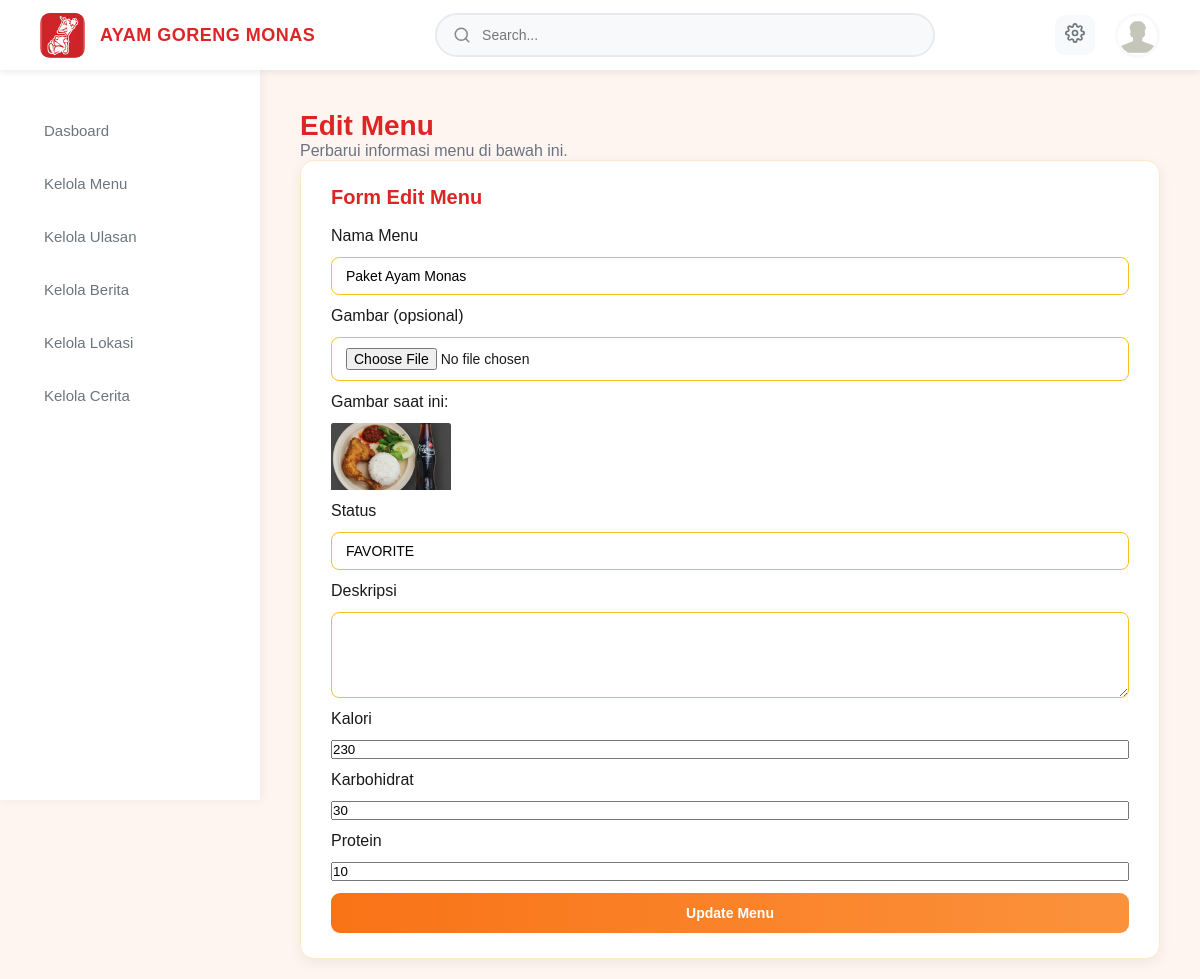
The app's page /Admin/menu/edit_menu.php?id=1, older data.
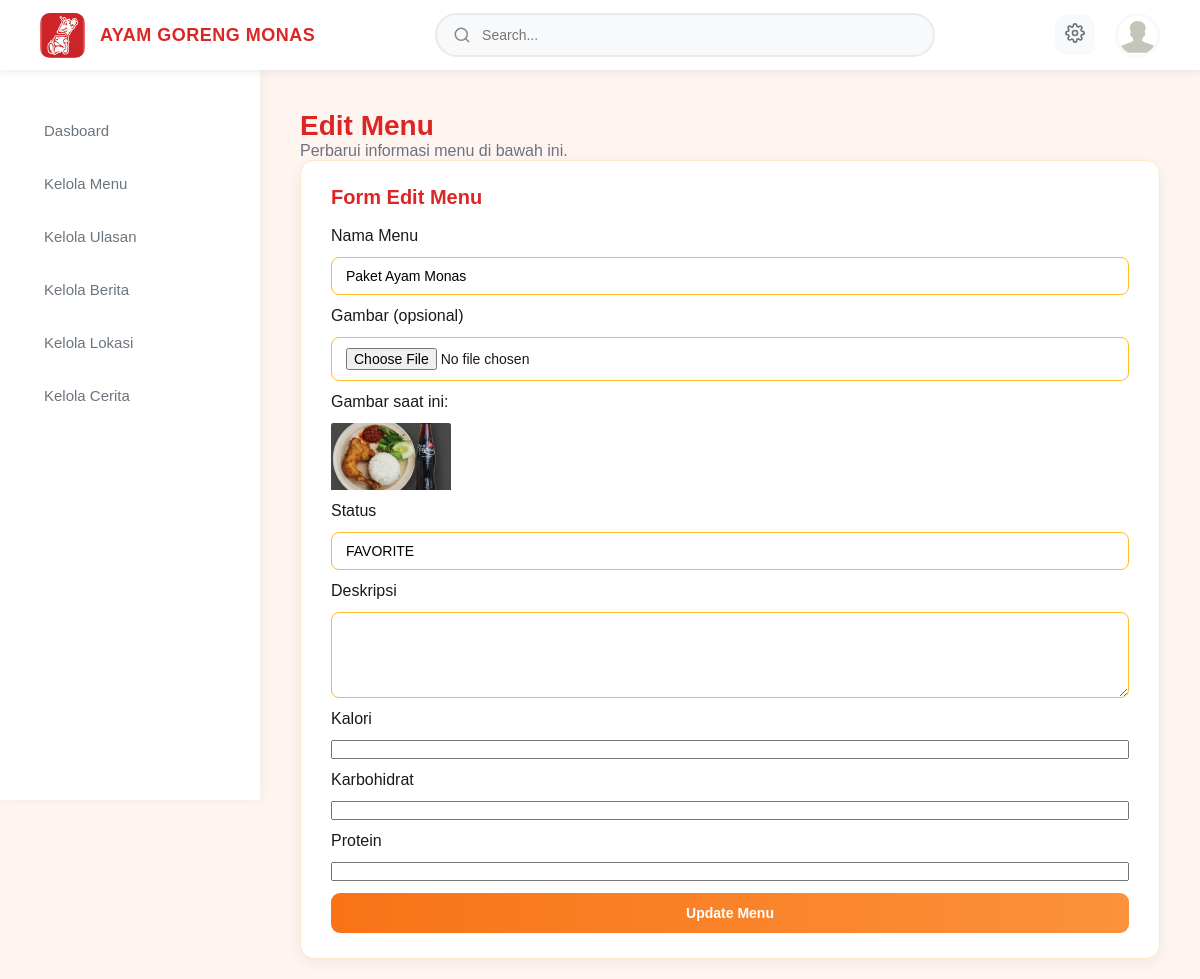
The same page, newer data.
### tables this page shows
CREATE TABLE menu (
    id INT AUTO_INCREMENT PRIMARY KEY,
    nama VARCHAR(50) NOT NULL,
    gambar VARCHAR(100) NOT NULL,
    status VARCHAR(20) DEFAULT NULL
);

### Admin/menu/edit_menu.php (the view, shortened to what this page needs)
<?php
$conn = mysqli_connect("localhost", "root", "", "ayamgoreng_monas");
if (isset($_GET['id'])) {
  $id = $_GET['id'];
  $result = mysqli_query($conn, "SELECT * FROM menu WHERE id = $id");
  $menu = mysqli_fetch_assoc($result);
}
?>
<!DOCTYPE html>
<html lang="en">
  <head>
    <link rel="stylesheet" href="../style_admin/manage_menu.css" />
  </head>
  <body>
    <?php
      include "../layout/header_admin.php";
      include "../layout/sidebar_admin.php";
    ?>
    <section class="main-content">
      <div class="content-header">
        <h1>Edit Menu</h1>
        <p>Perbarui informasi menu di bawah ini.</p>
      </div>
      <div class="form-section">
        <h2>Form Edit Menu</h2>
        <form method="POST" enctype="multipart/form-data">
          <label>Nama Menu</label>
          <input type="text" name="nama" value="<?php echo $menu['nama']; ?>" required />
          <label>Gambar (opsional)</label>
          <input type="file" name="gambar" />
          <p>Gambar saat ini:</p>
          <img src="../../Source/Daftar menu/<?php echo $menu['gambar']; ?>" width="120">
          <label>Status</label>
          <input type="text" name="status" value="<?php echo $menu['status']; ?>" />
          <label>Deskripsi</label>
          <textarea name="deskripsi" rows="4"><?php echo $menu['deskripsi']; ?></textarea>
          <label>Kalori</label>
          <input type="number" name="kalori" value="<?php echo $menu['kalori']; ?>" />
          <label>Karbohidrat</label>
          <input type="number" name="karbohidrat" value="<?php echo $menu['karbohidrat']; ?>" />
          <label>Protein</label>
          <input type="number" name="protein" value="<?php echo $menu['protein']; ?>" />
          <button type="submit" name="update">Update Menu</button>
        </form>
      </div>
    </section>
  </body>
</html>

Row changes from the older to the newer data that the page shows:
changed menu "Paket Ayam Monas": kalori "230" → (not shown); karbohidrat "30" → (not shown); protein "10" → (not shown)
